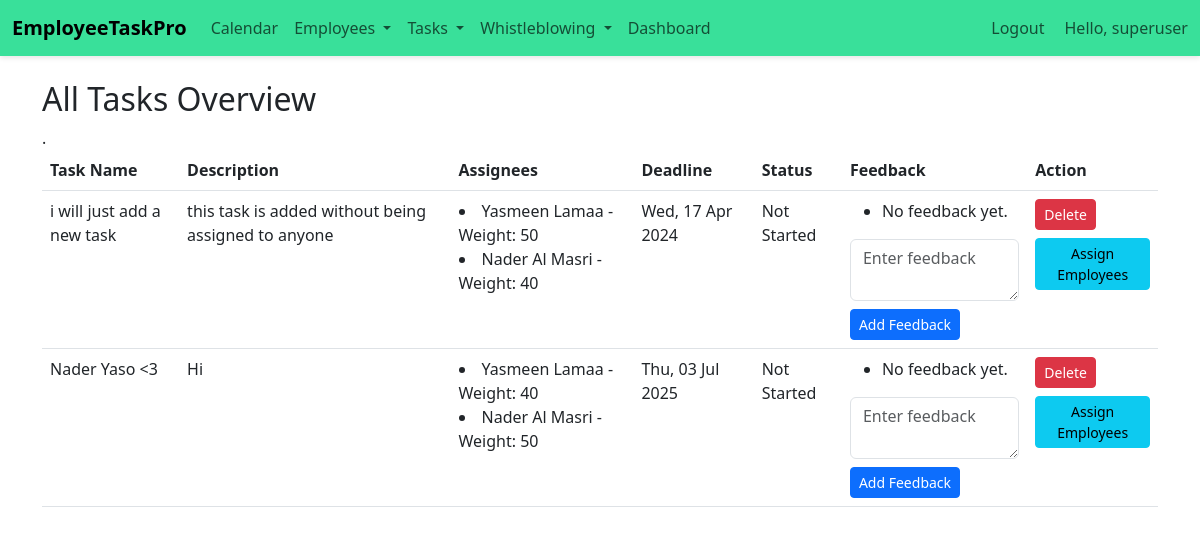
/emp/hr-tasks/ (signed in), run on an earlier commit of the app's database.
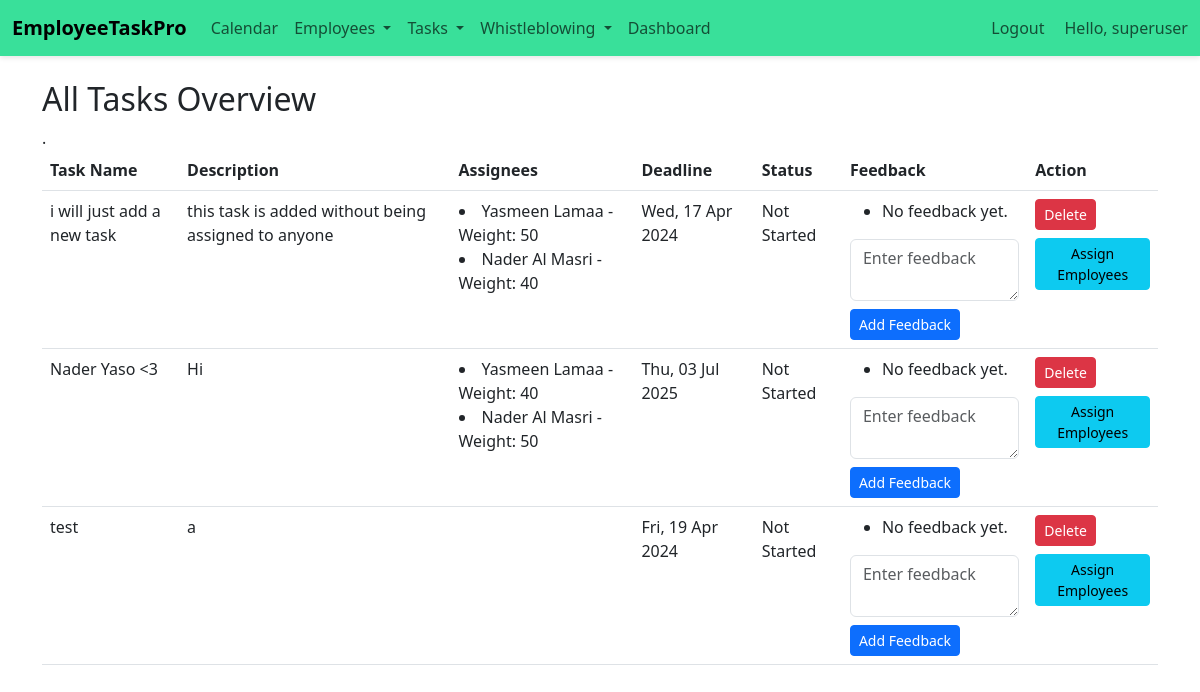
And on a later commit of the database.
### emp/models.py (models this page shows, shortened)
class Task(models.Model):
    title = models.CharField(max_length=200)
    description = models.TextField(blank=True, null=True)
    deadline = models.DateTimeField(null=True, blank=True)
    feedback = models.TextField(blank=True, null=True)
    urgency = models.CharField(
        max_length=50,
        choices=[('Low', 'Low'), ('Medium', 'Medium'), ('High', 'High')],
        default='Low'
    )
    status = models.CharField(
        max_length=50,
        choices=[('Not Started', 'Not Started'), ('In Progress', 'In Progress'), ('Completed', 'Completed')],
        default='Not Started'
    )
    date_created = models.DateTimeField(default=timezone.now)
    date_updated = models.DateTimeField(auto_now=True)

class TaskAssignee(models.Model):
    task = models.ForeignKey('Task', on_delete=models.CASCADE)
    emp = models.ForeignKey('Emp', on_delete=models.CASCADE)
    weight = models.IntegerField(help_text='Percentage of task responsibility')
    class Meta:
        unique_together = ('task', 'emp')

class Emp(models.Model):
    firstname=models.CharField(max_length=200)
    fathername=models.CharField(max_length=200)
    lastname=models.CharField(max_length=200)
    gender = models.TextField(blank=True,null= True)
    dob = models.DateField(blank=True,null= True)
    emp_id=models.CharField(max_length=200)
    phone = models.CharField(max_length=20, null=True)
    email = models.EmailField(null=True)
    date_hired = models.DateField(default=timezone.now)
    salary = models.FloatField(default=0)
    date_added = models.DateTimeField(default=timezone.now)
    date_updated = models.DateTimeField(auto_now=True)
    address = models.CharField(max_length=100, null=True)
    status=models.BooleanField(default=True)
    department=models.CharField(max_length=200, null=True)
    user = models.OneToOneField(User, on_delete=models.CASCADE, null=True)

### emp/views.py (the view)
# urls.py: path('hr-tasks/', hr_task_overview, name='hr_task_overview'),
@login_required
def hr_task_overview(request):
    if not request.user.groups.filter(name='HR').exists():
        return redirect('emp:emp_home')  # Adjust the redirect as needed
    tasks = Task.objects.all().prefetch_related('taskassignee_set__emp')
    context = {'tasks': tasks}
    return render(request, 'emp/hr_task_overview.html', context)

### emp/context_processors.py (called while the page is built)
def user_roles(request):
    is_hr_or_manager = request.user.groups.filter(name__in=['HR', 'Manager']).exists()
    is_employee = request.user.groups.filter(name='Employee').exists()
    return {
        'is_hr_or_manager': is_hr_or_manager,
        'is_employee': is_employee,
    }

### templates/emp/hr_task_overview.html (shortened to what this page needs)
{% load static %}
<!doctype html>
<html lang="en">
<head>
    <link href="https://cdn.jsdelivr.net/npm/bootstrap@5.2.2/dist/css/bootstrap.min.css"
          rel="stylesheet"
>
</head>
<body>
{% include 'emp/navbar.html' %}
<div class="container my-4">
    <h2>All Tasks Overview</h2>
    <table class="table">
        <thead>
            <tr>
                <th>Task Name</th>
                <th>Description</th>
                <th>Assignees</th>
                <th>Deadline</th>
                <th>Status</th>
                <th>Feedback</th>.
                <th>Action</th>
            </tr>
        </thead>
        <tbody>
            {% for task in tasks %}
            <tr>
                <td>{{ task.title }}</td>
                <td>{{ task.description }}</td>
                <td>
                    {% for assignee in task.taskassignee_set.all %}
                        <li>{{ assignee.emp.firstname }} {{ assignee.emp.lastname }} - Weight: {{ assignee.weight }}</li>
                    {% endfor %}
                </td>
                <td>{{ task.deadline|date:"D, d M Y" }}</td>
                <td>{{ task.status }}</td>
                <td>
                    <ul>
                        {% for feedback in task.feedbacks.all %}
                        <li><strong>{{ feedback.created_by.username }}:</strong> {{ feedback.content }} ({{ feedback.created_at|date:"Y-m-d H:i" }})</li>
                        {% empty %}
                        <li>No feedback yet.</li>
                        {% endfor %}
                    </ul>
                    <form action="{% url 'emp:add_task_feedback' task.id %}" method="post">
                        <textarea name="feedback" class="form-control mb-2" placeholder="Enter feedback"></textarea>
                        <button type="submit" class="btn btn-primary btn-sm">Add Feedback</button>
                    </form>
                </td>
                <td>
                    <form action="{% url 'emp:delete_task' task.id %}" method="post" onsubmit="return confirm('Are you sure you want to delete this task?');">
                        <button type="submit" class="btn btn-danger btn-sm">Delete</button>
                    </form>
                    <a href="{% url 'emp:assign_task' task.id %}" class="btn btn-info btn-sm mt-2">Assign Employees</a>
                </td>
            </tr>
            {% empty %}
            <tr>
                <td colspan="6" class="text-center">No tasks available.</td>
            </tr>
            {% endfor %}
        </tbody>
    </table>
</div>
</body>
</html>

What changed in the data, as far as the page shows it:
added Task: title "test", description "a", deadline "Fri, 19 Apr 2024", status "Not Started"
